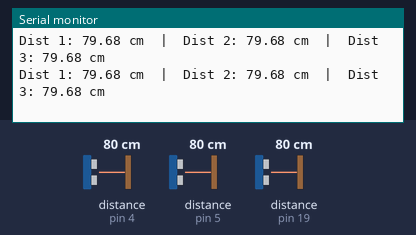
Simulated run of this sketch. Board: Arduino Uno, built with avr-gcc and run on an emulated ATmega328P. On the bench: the last lines printed to the serial monitor. Wiring (inferred from the names in the program): 3 × ultrasonic range finder: trigger pin 16, echo pin 4 / trigger pin 17, echo pin 5 / trigger pin 18, echo pin 19. The inputs (shaded band) are chosen by the test bench; at power-on: distance to the obstacle (sensors on pin 4, pin 5, pin 19) 80 cm. The echo pulse lasts 58.3 µs per cm.

Above: at 1.3 s.
1.4 s: distance to the obstacle (sensor on pin 4) set to 2 cm
At 2.0 s:
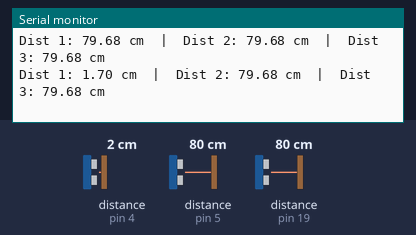
2.9 s: distance to the obstacle (sensor on pin 5) set to 2 cm
At 3.5 s:
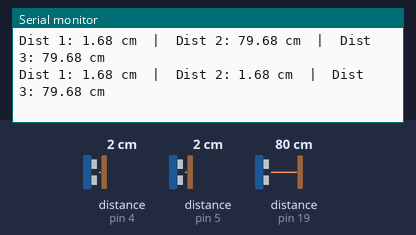
4.4 s: distance to the obstacle (sensor on pin 19) set to 2 cm
At 5.0 s:
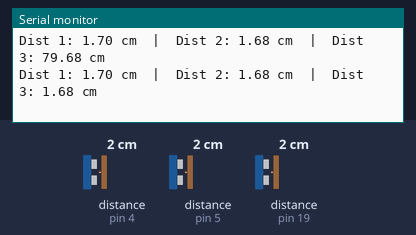
5.9 s: distance to the obstacle (sensor on pin 4) set to 4 cm
At 6.5 s:
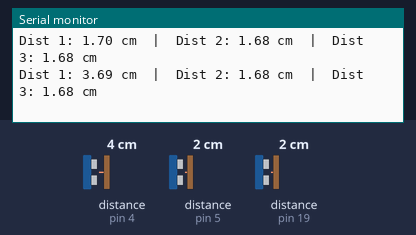
7.4 s: distance to the obstacle (sensor on pin 5) set to 4 cm
At 8.0 s:
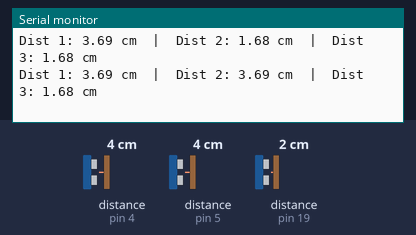
8.9 s: distance to the obstacle (sensor on pin 19) set to 4 cm
At 9.6 s:
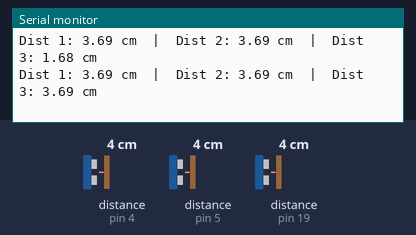
Timing chart, 0 to 11.4 s (numbered marks = the images above; inputs shaded):
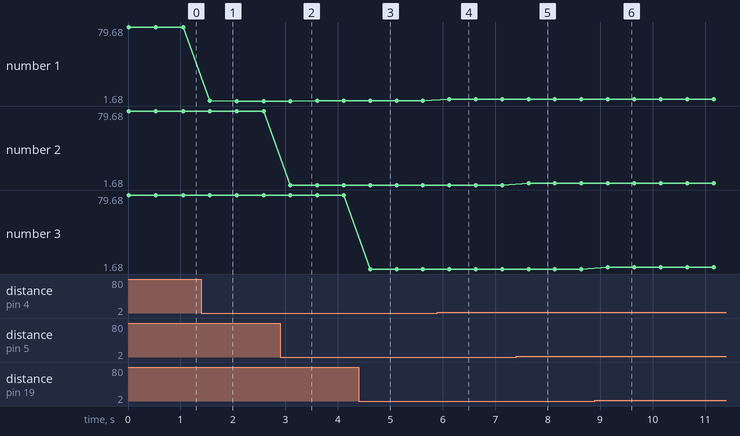

The sketch:

ultrasonicSensor.ino
```cpp
#define SOUND_SPEED 0.0343

const int trigPin1 = 16;
const int echoPin1 = 4;

const int trigPin2 = 17;
const int echoPin2 = 5;

const int trigPin3 = 18;
const int echoPin3 = 19;

float distance1 = 0;
float distance2 = 0;
float distance3 = 0;

float scan(int trigPin, int echoPin) {
  digitalWrite(trigPin, LOW);
  delayMicroseconds(2);
  digitalWrite(trigPin, HIGH);
  delayMicroseconds(10);
  digitalWrite(trigPin, LOW);

  long duration = pulseIn(echoPin, HIGH, 25000);

  float distance = duration * 0.0343 / 2.0;
  return distance;
}

void setup() {
  Serial.begin(115200);

  pinMode(trigPin1, OUTPUT);
  pinMode(echoPin1, INPUT);
  pinMode(trigPin2, OUTPUT);
  pinMode(echoPin2, INPUT);
  pinMode(trigPin3, OUTPUT);
  pinMode(echoPin3, INPUT);
}

void loop() {
  distance1 = scan(trigPin1, echoPin1);
  distance2 = scan(trigPin2, echoPin2);
  distance3 = scan(trigPin3, echoPin3);

  Serial.print("Dist 1: ");
  Serial.print(distance1);
  Serial.print(" cm  |  Dist 2: ");
  Serial.print(distance2);
  Serial.print(" cm  |  Dist 3: ");
  Serial.print(distance3);
  Serial.println(" cm");

  delay(500);
}
```

Measured:
- after the input at 1.4 s, the serial monitor: prints a new line after 0.16 s (image 1)
- after the input at 2.9 s, the serial monitor: prints a new line after 0.20 s (image 2)
- after the input at 4.4 s, the serial monitor: prints a new line after 0.22 s (image 3)
- after the input at 5.9 s, the serial monitor: prints a new line after 0.23 s (image 4)
- after the input at 7.4 s, the serial monitor: prints a new line after 0.24 s (image 5)
- after the input at 8.9 s, the serial monitor: prints a new line after 0.25 s (image 6)
- plotted number 1: 79.68 → 1.68 after the input at 1.4 s, 1.7 → 3.69 after the input at 5.9 s
